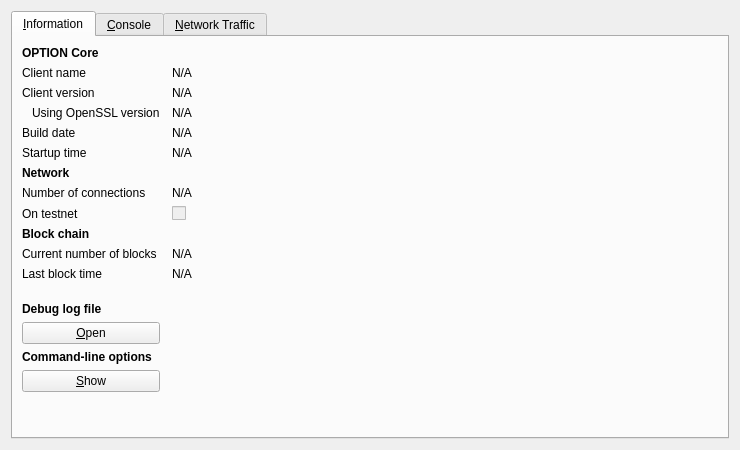
<?xml version="1.0" encoding="UTF-8"?>
<ui version="4.0">
 <class>RPCConsole</class>
 <widget class="QDialog" name="RPCConsole">
  <property name="geometry">
   <rect>
    <x>0</x>
    <y>0</y>
    <width>740</width>
    <height>450</height>
   </rect>
  </property>
  <property name="windowTitle">
   <string>OPTION - Debug window</string>
  </property>
  <layout class="QVBoxLayout" name="verticalLayout_2">
   <item>
    <widget class="QTabWidget" name="tabWidget">
     <property name="currentIndex">
      <number>0</number>
     </property>
     <widget class="QWidget" name="tab_info">
      <attribute name="title">
       <string>&amp;Information</string>
      </attribute>
      <layout class="QGridLayout" name="gridLayout" columnstretch="0,1">
       <property name="horizontalSpacing">
        <number>12</number>
       </property>
       <item row="0" column="0">
        <widget class="QLabel" name="label_9">
         <property name="font">
          <font>
           <weight>75</weight>
           <bold>true</bold>
          </font>
         </property>
         <property name="text">
          <string>OPTION Core</string>
         </property>
        </widget>
       </item>
       <item row="1" column="0">
        <widget class="QLabel" name="label_5">
         <property name="text">
          <string>Client name</string>
         </property>
        </widget>
       </item>
       <item row="1" column="1">
        <widget class="QLabel" name="clientName">
         <property name="cursor">
          <cursorShape>IBeamCursor</cursorShape>
         </property>
         <property name="text">
          <string>N/A</string>
         </property>
         <property name="textFormat">
          <enum>Qt::PlainText</enum>
         </property>
         <property name="textInteractionFlags">
          <set>Qt::LinksAccessibleByMouse|Qt::TextSelectableByKeyboard|Qt::TextSelectableByMouse</set>
         </property>
        </widget>
       </item>
       <item row="2" column="0">
        <widget class="QLabel" name="label_6">
         <property name="text">
          <string>Client version</string>
         </property>
        </widget>
       </item>
       <item row="2" column="1">
        <widget class="QLabel" name="clientVersion">
         <property name="cursor">
          <cursorShape>IBeamCursor</cursorShape>
         </property>
         <property name="text">
          <string>N/A</string>
         </property>
         <property name="textFormat">
          <enum>Qt::PlainText</enum>
         </property>
         <property name="textInteractionFlags">
          <set>Qt::LinksAccessibleByMouse|Qt::TextSelectableByKeyboard|Qt::TextSelectableByMouse</set>
         </property>
        </widget>
       </item>
       <item row="3" column="0">
        <widget class="QLabel" name="label_14">
         <property name="text">
          <string>Using OpenSSL version</string>
         </property>
         <property name="indent">
          <number>10</number>
         </property>
        </widget>
       </item>
       <item row="3" column="1">
        <widget class="QLabel" name="openSSLVersion">
         <property name="cursor">
          <cursorShape>IBeamCursor</cursorShape>
         </property>
         <property name="text">
          <string>N/A</string>
         </property>
         <property name="textFormat">
          <enum>Qt::PlainText</enum>
         </property>
         <property name="textInteractionFlags">
          <set>Qt::LinksAccessibleByMouse|Qt::TextSelectableByKeyboard|Qt::TextSelectableByMouse</set>
         </property>
        </widget>
       </item>
       <item row="4" column="0">
        <widget class="QLabel" name="label_12">
         <property name="text">
          <string>Build date</string>
         </property>
        </widget>
       </item>
       <item row="4" column="1">
        <widget class="QLabel" name="buildDate">
         <property name="cursor">
          <cursorShape>IBeamCursor</cursorShape>
         </property>
         <property name="text">
          <string>N/A</string>
         </property>
         <property name="textFormat">
          <enum>Qt::PlainText</enum>
         </property>
         <property name="textInteractionFlags">
          <set>Qt::LinksAccessibleByMouse|Qt::TextSelectableByKeyboard|Qt::TextSelectableByMouse</set>
         </property>
        </widget>
       </item>
       <item row="5" column="0">
        <widget class="QLabel" name="label_13">
         <property name="text">
          <string>Startup time</string>
         </property>
        </widget>
       </item>
       <item row="5" column="1">
        <widget class="QLabel" name="startupTime">
         <property name="cursor">
          <cursorShape>IBeamCursor</cursorShape>
         </property>
         <property name="text">
          <string>N/A</string>
         </property>
         <property name="textFormat">
          <enum>Qt::PlainText</enum>
         </property>
         <property name="textInteractionFlags">
          <set>Qt::LinksAccessibleByMouse|Qt::TextSelectableByKeyboard|Qt::TextSelectableByMouse</set>
         </property>
        </widget>
       </item>
       <item row="6" column="0">
        <widget class="QLabel" name="label_11">
         <property name="font">
          <font>
           <weight>75</weight>
           <bold>true</bold>
          </font>
         </property>
         <property name="text">
          <string>Network</string>
         </property>
        </widget>
       </item>
       <item row="7" column="0">
        <widget class="QLabel" name="label_7">
         <property name="text">
          <string>Number of connections</string>
         </property>
        </widget>
       </item>
       <item row="7" column="1">
        <widget class="QLabel" name="numberOfConnections">
         <property name="cursor">
          <cursorShape>IBeamCursor</cursorShape>
         </property>
         <property name="text">
          <string>N/A</string>
         </property>
         <property name="textFormat">
          <enum>Qt::PlainText</enum>
         </property>
         <property name="textInteractionFlags">
          <set>Qt::LinksAccessibleByMouse|Qt::TextSelectableByKeyboard|Qt::TextSelectableByMouse</set>
         </property>
        </widget>
       </item>
       <item row="8" column="0">
        <widget class="QLabel" name="label_8">
         <property name="text">
          <string>On testnet</string>
         </property>
        </widget>
       </item>
       <item row="8" column="1">
        <widget class="QCheckBox" name="isTestNet">
         <property name="enabled">
          <bool>false</bool>
         </property>
         <property name="text">
          <string/>
         </property>
        </widget>
       </item>
       <item row="9" column="0">
        <widget class="QLabel" name="label_10">
         <property name="font">
          <font>
           <weight>75</weight>
           <bold>true</bold>
          </font>
         </property>
         <property name="text">
          <string>Block chain</string>
         </property>
        </widget>
       </item>
       <item row="10" column="0">
        <widget class="QLabel" name="label_3">
         <property name="text">
          <string>Current number of blocks</string>
         </property>
        </widget>
       </item>
       <item row="10" column="1">
        <widget class="QLabel" name="numberOfBlocks">
         <property name="cursor">
          <cursorShape>IBeamCursor</cursorShape>
         </property>
         <property name="text">
          <string>N/A</string>
         </property>
         <property name="textFormat">
          <enum>Qt::PlainText</enum>
         </property>
         <property name="textInteractionFlags">
          <set>Qt::LinksAccessibleByMouse|Qt::TextSelectableByKeyboard|Qt::TextSelectableByMouse</set>
         </property>
        </widget>
       </item>
       <item row="11" column="0">
        <widget class="QLabel" name="label_2">
         <property name="text">
          <string>Last block time</string>
         </property>
        </widget>
       </item>
       <item row="11" column="1">
        <widget class="QLabel" name="lastBlockTime">
         <property name="cursor">
          <cursorShape>IBeamCursor</cursorShape>
         </property>
         <property name="text">
          <string>N/A</string>
         </property>
         <property name="textFormat">
          <enum>Qt::PlainText</enum>
         </property>
         <property name="textInteractionFlags">
          <set>Qt::LinksAccessibleByMouse|Qt::TextSelectableByKeyboard|Qt::TextSelectableByMouse</set>
         </property>
        </widget>
       </item>
       <item row="12" column="0">
        <spacer name="verticalSpacer_2">
         <property name="orientation">
          <enum>Qt::Vertical</enum>
         </property>
         <property name="sizeHint" stdset="0">
          <size>
           <width>20</width>
           <height>20</height>
          </size>
         </property>
        </spacer>
       </item>
       <item row="13" column="0">
        <widget class="QLabel" name="labelDebugLogfile">
         <property name="font">
          <font>
           <weight>75</weight>
           <bold>true</bold>
          </font>
         </property>
         <property name="text">
          <string>Debug log file</string>
         </property>
        </widget>
       </item>
       <item row="14" column="0">
        <widget class="QPushButton" name="openDebugLogfileButton">
         <property name="toolTip">
          <string>Open the OPTION debug log file from the current data directory. This can take a few seconds for large log files.</string>
         </property>
         <property name="text">
          <string>&amp;Open</string>
         </property>
         <property name="autoDefault">
          <bool>false</bool>
         </property>
        </widget>
       </item>
       <item row="15" column="0">
        <widget class="QLabel" name="labelCLOptions">
         <property name="font">
          <font>
           <weight>75</weight>
           <bold>true</bold>
          </font>
         </property>
         <property name="text">
          <string>Command-line options</string>
         </property>
        </widget>
       </item>
       <item row="16" column="0">
        <widget class="QPushButton" name="showCLOptionsButton">
         <property name="toolTip">
          <string>Show the OPTION-Qt help message to get a list with possible OPTION command-line options.</string>
         </property>
         <property name="text">
          <string>&amp;Show</string>
         </property>
         <property name="autoDefault">
          <bool>false</bool>
         </property>
        </widget>
       </item>
       <item row="17" column="0">
        <spacer name="verticalSpacer">
         <property name="orientation">
          <enum>Qt::Vertical</enum>
         </property>
         <property name="sizeHint" stdset="0">
          <size>
           <width>20</width>
           <height>40</height>
          </size>
         </property>
        </spacer>
       </item>
      </layout>
     </widget>
     <widget class="QWidget" name="tab_console">
      <attribute name="title">
       <string>&amp;Console</string>
      </attribute>
      <layout class="QVBoxLayout" name="verticalLayout_3">
       <property name="spacing">
        <number>3</number>
       </property>
       <item>
        <widget class="QTextEdit" name="messagesWidget">
         <property name="minimumSize">
          <size>
           <width>0</width>
           <height>100</height>
          </size>
         </property>
         <property name="readOnly">
          <bool>true</bool>
         </property>
         <property name="tabKeyNavigation" stdset="0">
          <bool>false</bool>
         </property>
         <property name="columnCount" stdset="0">
          <number>2</number>
         </property>
        </widget>
       </item>
       <item>
        <layout class="QHBoxLayout" name="horizontalLayout">
         <property name="spacing">
          <number>3</number>
         </property>
         <item>
          <widget class="QLabel" name="label">
           <property name="text">
            <string notr="true">&gt;</string>
           </property>
          </widget>
         </item>
         <item>
          <widget class="QLineEdit" name="lineEdit"/>
         </item>
         <item>
          <widget class="QPushButton" name="clearButton">
           <property name="maximumSize">
            <size>
             <width>24</width>
             <height>24</height>
            </size>
           </property>
           <property name="toolTip">
            <string>Clear console</string>
           </property>
           <property name="text">
            <string/>
           </property>
           <property name="icon">
            <iconset resource="../bitcoin.qrc">
             <normaloff>:/icons/remove</normaloff>:/icons/remove</iconset>
           </property>
           <property name="shortcut">
            <string notr="true">Ctrl+L</string>
           </property>
           <property name="autoDefault">
            <bool>false</bool>
           </property>
          </widget>
         </item>
        </layout>
       </item>
      </layout>
     </widget>
     <widget class="QWidget" name="tab">
      <attribute name="title">
       <string>&amp;Network Traffic</string>
      </attribute>
      <layout class="QHBoxLayout" name="horizontalLayout_3">
       <item>
        <layout class="QVBoxLayout" name="verticalLayout_4">
         <item>
          <widget class="TrafficGraphWidget" name="trafficGraph" native="true">
           <property name="sizePolicy">
            <sizepolicy hsizetype="Expanding" vsizetype="Expanding">
             <horstretch>0</horstretch>
             <verstretch>0</verstretch>
            </sizepolicy>
           </property>
          </widget>
         </item>
         <item>
          <layout class="QHBoxLayout" name="horizontalLayout_2">
           <item>
            <widget class="QSlider" name="sldGraphRange">
             <property name="minimum">
              <number>1</number>
             </property>
             <property name="maximum">
              <number>288</number>
             </property>
             <property name="pageStep">
              <number>12</number>
             </property>
             <property name="value">
              <number>6</number>
             </property>
             <property name="orientation">
              <enum>Qt::Horizontal</enum>
             </property>
            </widget>
           </item>
           <item>
            <widget class="QLabel" name="lblGraphRange">
             <property name="minimumSize">
              <size>
               <width>100</width>
               <height>0</height>
              </size>
             </property>
             <property name="alignment">
              <set>Qt::AlignCenter</set>
             </property>
            </widget>
           </item>
           <item>
            <widget class="QPushButton" name="btnClearTrafficGraph">
             <property name="text">
              <string>&amp;Clear</string>
             </property>
            </widget>
           </item>
          </layout>
         </item>
        </layout>
       </item>
       <item>
        <layout class="QVBoxLayout" name="verticalLayout">
         <item>
          <widget class="QGroupBox" name="groupBox">
           <property name="title">
            <string>Totals</string>
           </property>
           <layout class="QVBoxLayout" name="verticalLayout_5">
            <item>
             <layout class="QHBoxLayout" name="horizontalLayout_4">
              <item>
               <widget class="Line" name="line">
                <property name="sizePolicy">
                 <sizepolicy hsizetype="Fixed" vsizetype="Fixed">
                  <horstretch>0</horstretch>
                  <verstretch>0</verstretch>
                 </sizepolicy>
                </property>
                <property name="minimumSize">
                 <size>
                  <width>10</width>
                  <height>0</height>
                 </size>
                </property>
                <property name="palette">
                 <palette>
                  <active>
                   <colorrole role="Light">
                    <brush brushstyle="SolidPattern">
                     <color alpha="255">
                      <red>0</red>
                      <green>255</green>
                      <blue>0</blue>
                     </color>
                    </brush>
                   </colorrole>
                  </active>
                  <inactive>
                   <colorrole role="Light">
                    <brush brushstyle="SolidPattern">
                     <color alpha="255">
                      <red>0</red>
                      <green>255</green>
                      <blue>0</blue>
                     </color>
                    </brush>
                   </colorrole>
                  </inactive>
                  <disabled>
                   <colorrole role="Light">
                    <brush brushstyle="SolidPattern">
                     <color alpha="255">
                      <red>0</red>
                      <green>255</green>
                      <blue>0</blue>
                     </color>
                    </brush>
                   </colorrole>
                  </disabled>
                 </palette>
                </property>
                <property name="orientation">
                 <enum>Qt::Horizontal</enum>
                </property>
               </widget>
              </item>
              <item>
               <widget class="QLabel" name="label_16">
                <property name="text">
                 <string>In:</string>
                </property>
               </widget>
              </item>
              <item>
               <widget class="QLabel" name="lblBytesIn">
                <property name="minimumSize">
                 <size>
                  <width>50</width>
                  <height>0</height>
                 </size>
                </property>
                <property name="alignment">
                 <set>Qt::AlignRight|Qt::AlignTrailing|Qt::AlignVCenter</set>
                </property>
               </widget>
              </item>
             </layout>
            </item>
            <item>
             <layout class="QHBoxLayout" name="horizontalLayout_5">
              <item>
               <widget class="Line" name="line_2">
                <property name="sizePolicy">
                 <sizepolicy hsizetype="Fixed" vsizetype="Fixed">
                  <horstretch>0</horstretch>
                  <verstretch>0</verstretch>
                 </sizepolicy>
                </property>
                <property name="minimumSize">
                 <size>
                  <width>10</width>
                  <height>0</height>
                 </size>
                </property>
                <property name="palette">
                 <palette>
                  <active>
                   <colorrole role="Light">
                    <brush brushstyle="SolidPattern">
                     <color alpha="255">
                      <red>255</red>
                      <green>0</green>
                      <blue>0</blue>
                     </color>
                    </brush>
                   </colorrole>
                  </active>
                  <inactive>
                   <colorrole role="Light">
                    <brush brushstyle="SolidPattern">
                     <color alpha="255">
                      <red>255</red>
                      <green>0</green>
                      <blue>0</blue>
                     </color>
                    </brush>
                   </colorrole>
                  </inactive>
                  <disabled>
                   <colorrole role="Light">
                    <brush brushstyle="SolidPattern">
                     <color alpha="255">
                      <red>255</red>
                      <green>0</green>
                      <blue>0</blue>
                     </color>
                    </brush>
                   </colorrole>
                  </disabled>
                 </palette>
                </property>
                <property name="orientation">
                 <enum>Qt::Horizontal</enum>
                </property>
               </widget>
              </item>
              <item>
               <widget class="QLabel" name="label_17">
                <property name="text">
                 <string>Out:</string>
                </property>
               </widget>
              </item>
              <item>
               <widget class="QLabel" name="lblBytesOut">
                <property name="minimumSize">
                 <size>
                  <width>50</width>
                  <height>0</height>
                 </size>
                </property>
                <property name="alignment">
                 <set>Qt::AlignRight|Qt::AlignTrailing|Qt::AlignVCenter</set>
                </property>
               </widget>
              </item>
             </layout>
            </item>
            <item>
             <spacer name="verticalSpacer_4">
              <property name="orientation">
               <enum>Qt::Vertical</enum>
              </property>
              <property name="sizeHint" stdset="0">
               <size>
                <width>20</width>
                <height>407</height>
               </size>
              </property>
             </spacer>
            </item>
           </layout>
          </widget>
         </item>
        </layout>
       </item>
      </layout>
     </widget>
    </widget>
   </item>
  </layout>
 </widget>
 <customwidgets>
  <customwidget>
   <class>TrafficGraphWidget</class>
   <extends>QWidget</extends>
   <header>trafficgraphwidget.h</header>
   <container>1</container>
   <slots>
    <slot>clear()</slot>
   </slots>
  </customwidget>
 </customwidgets>
 <resources>
  <include location="../bitcoin.qrc"/>
 </resources>
 <connections/>
</ui>
